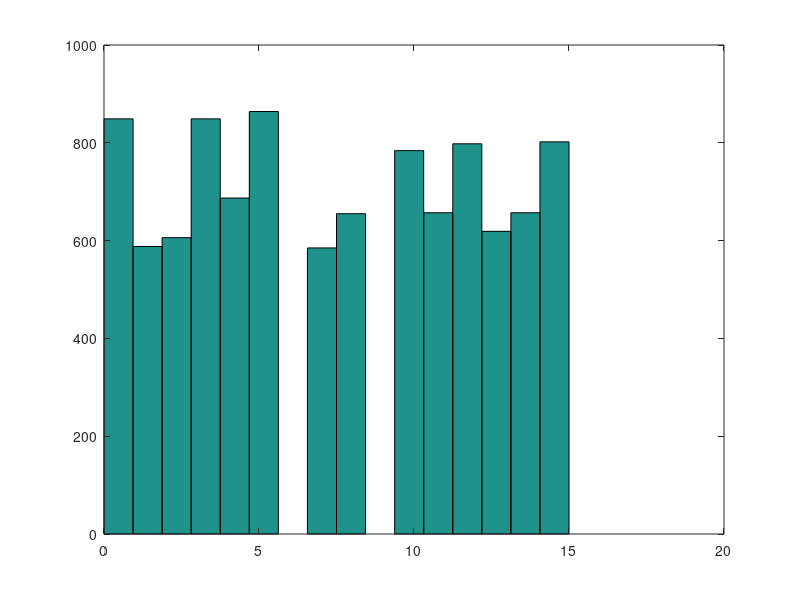

MATLAB code to generate this figure:
0;
function e = exec1(w1,w2,w3,t1,t2)
  if ((w1*t1 + w2*t2 + w3) >= 0)
     e = 1;
   else
     e = 0;
   endif
endfunction

function f = getBoolFunc(w1,w2,w3)
  e1 = exec1(w1,w2,w3,-1,-1);
  e2 = exec1(w1,w2,w3,-1,1);
  e3 = exec1(w1,w2,w3,1,-1);
  e4 = exec1(w1,w2,w3,1,1);
  
  f = e1*2^0 + e2*2^1 + e3*2^2 + e4*2^3;
endfunction

n = 10000;
rndweights = zeros(n,3);
ff = zeros(16,1);
functions = zeros(n,1);
[h,w] = size(rndweights);

for i = 1:h
  rndweights(i,:) = -1 + 2*rand(1,3);
endfor

for i = 1:h
  w1 = rndweights(i,1);
  w2 = rndweights(i,2);
  w3 = rndweights(i,3);
  f = getBoolFunc(w1,w2,w3);
  functions(i,1) = f;
  ff(f+1,1) += 1;
endfor

hist(functions,16);
m = max(ff);
for i = 1:16
  if ff(i,1) < m && ff(i,1) > 0
    m = ff(i,1);
  endif
endfor
ff
fprintf("min %d  max %d\n",m,max(ff));